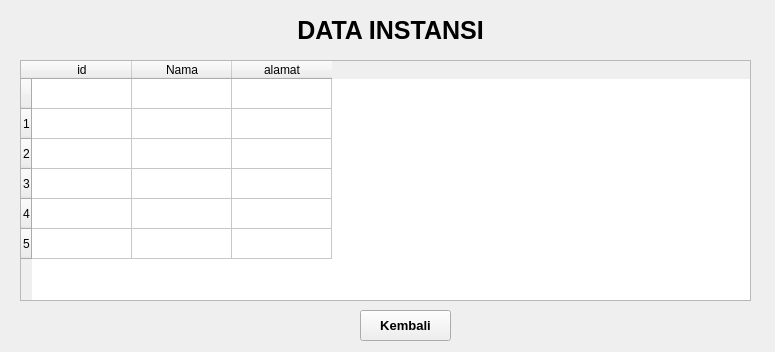
<?xml version="1.0" encoding="UTF-8"?>
<ui version="4.0">
 <class>Form</class>
 <widget class="QWidget" name="Form">
  <property name="geometry">
   <rect>
    <x>0</x>
    <y>0</y>
    <width>775</width>
    <height>352</height>
   </rect>
  </property>
  <property name="windowTitle">
   <string>Form</string>
  </property>
  <widget class="QTableWidget" name="tableWidget">
   <property name="geometry">
    <rect>
     <x>20</x>
     <y>60</y>
     <width>731</width>
     <height>241</height>
    </rect>
   </property>
   <row>
    <property name="text">
     <string/>
    </property>
   </row>
   <row>
    <property name="text">
     <string>1</string>
    </property>
   </row>
   <row>
    <property name="text">
     <string>2</string>
    </property>
   </row>
   <row>
    <property name="text">
     <string>3</string>
    </property>
   </row>
   <row>
    <property name="text">
     <string>4</string>
    </property>
   </row>
   <row>
    <property name="text">
     <string>5</string>
    </property>
   </row>
   <column>
    <property name="text">
     <string>id</string>
    </property>
   </column>
   <column>
    <property name="text">
     <string>Nama</string>
    </property>
   </column>
   <column>
    <property name="text">
     <string>alamat</string>
    </property>
   </column>
  </widget>
  <widget class="QLabel" name="label">
   <property name="geometry">
    <rect>
     <x>10</x>
     <y>10</y>
     <width>761</width>
     <height>41</height>
    </rect>
   </property>
   <property name="font">
    <font>
     <family>MS Sans Serif</family>
     <pointsize>19</pointsize>
     <weight>75</weight>
     <bold>true</bold>
    </font>
   </property>
   <property name="text">
    <string>DATA INSTANSI</string>
   </property>
   <property name="alignment">
    <set>Qt::AlignCenter</set>
   </property>
  </widget>
  <widget class="QPushButton" name="pushButton">
   <property name="geometry">
    <rect>
     <x>360</x>
     <y>310</y>
     <width>91</width>
     <height>31</height>
    </rect>
   </property>
   <property name="font">
    <font>
     <family>Segoe UI</family>
     <pointsize>10</pointsize>
     <weight>75</weight>
     <bold>true</bold>
    </font>
   </property>
   <property name="text">
    <string>Kembali</string>
   </property>
  </widget>
 </widget>
 <resources/>
 <connections/>
</ui>
